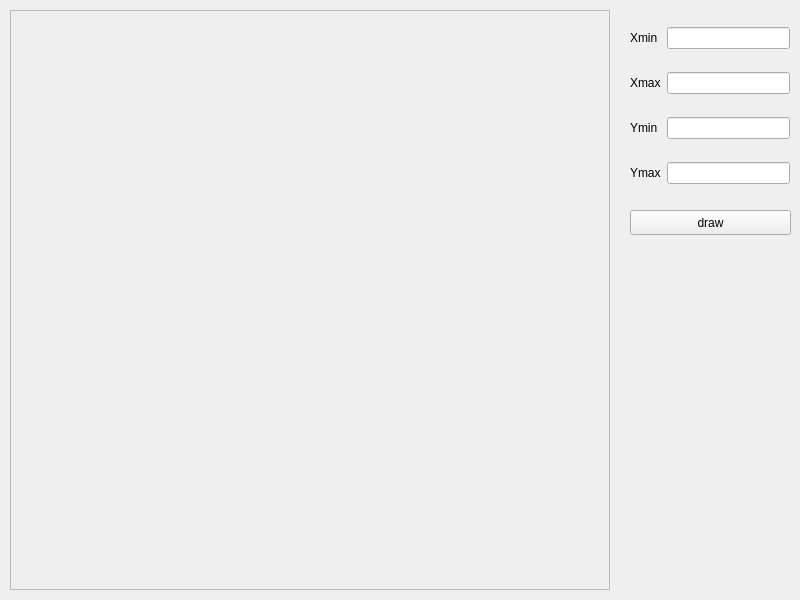
<?xml version="1.0" encoding="UTF-8"?>
<ui version="4.0">
 <class>Plot</class>
 <widget class="QWidget" name="Plot">
  <property name="geometry">
   <rect>
    <x>0</x>
    <y>0</y>
    <width>800</width>
    <height>600</height>
   </rect>
  </property>
  <property name="windowTitle">
   <string>Graph</string>
  </property>
  <widget class="QWidget" name="gridLayoutWidget">
   <property name="geometry">
    <rect>
     <x>630</x>
     <y>10</y>
     <width>160</width>
     <height>191</height>
    </rect>
   </property>
   <layout class="QGridLayout" name="gridLayout">
    <item row="1" column="1">
     <widget class="QLineEdit" name="lbl_xmax"/>
    </item>
    <item row="3" column="1">
     <widget class="QLineEdit" name="lbl_ymax"/>
    </item>
    <item row="0" column="1">
     <widget class="QLineEdit" name="lbl_xmin"/>
    </item>
    <item row="2" column="1">
     <widget class="QLineEdit" name="lbl_ymin"/>
    </item>
    <item row="0" column="0">
     <widget class="QLabel" name="label">
      <property name="text">
       <string>Xmin</string>
      </property>
     </widget>
    </item>
    <item row="1" column="0">
     <widget class="QLabel" name="label_2">
      <property name="text">
       <string>Xmax</string>
      </property>
     </widget>
    </item>
    <item row="2" column="0">
     <widget class="QLabel" name="label_3">
      <property name="text">
       <string>Ymin</string>
      </property>
     </widget>
    </item>
    <item row="3" column="0">
     <widget class="QLabel" name="label_4">
      <property name="text">
       <string>Ymax</string>
      </property>
     </widget>
    </item>
   </layout>
  </widget>
  <widget class="QPushButton" name="pushButton">
   <property name="geometry">
    <rect>
     <x>630</x>
     <y>210</y>
     <width>161</width>
     <height>25</height>
    </rect>
   </property>
   <property name="text">
    <string>draw</string>
   </property>
  </widget>
  <widget class="QFrame" name="frame">
   <property name="geometry">
    <rect>
     <x>10</x>
     <y>10</y>
     <width>600</width>
     <height>580</height>
    </rect>
   </property>
   <property name="frameShape">
    <enum>QFrame::StyledPanel</enum>
   </property>
   <property name="frameShadow">
    <enum>QFrame::Raised</enum>
   </property>
  </widget>
 </widget>
 <resources/>
 <connections/>
</ui>
